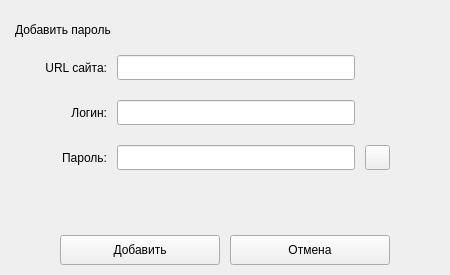
<?xml version="1.0" encoding="UTF-8"?>
<ui version="4.0">
 <class>add_password_popup_widget</class>
 <widget class="QWidget" name="add_password_popup_widget">
  <property name="geometry">
   <rect>
    <x>0</x>
    <y>0</y>
    <width>450</width>
    <height>275</height>
   </rect>
  </property>
  <layout class="QVBoxLayout" name="add_password_popup_layout">
   <property name="spacing">
    <number>10</number>
   </property>
   <property name="leftMargin">
    <number>15</number>
   </property>
   <property name="topMargin">
    <number>15</number>
   </property>
   <property name="rightMargin">
    <number>15</number>
   </property>
   <property name="bottomMargin">
    <number>10</number>
   </property>
   <item>
    <widget class="QLabel" name="title_label">
     <property name="text">
      <string>Добавить пароль</string>
     </property>
     <property name="alignment">
      <set>Qt::AlignLeading|Qt::AlignLeft|Qt::AlignVCenter</set>
     </property>
    </widget>
   </item>
   <item>
    <layout class="QGridLayout" name="password_content_layout">
     <property name="leftMargin">
      <number>30</number>
     </property>
     <property name="rightMargin">
      <number>45</number>
     </property>
     <property name="bottomMargin">
      <number>15</number>
     </property>
     <property name="horizontalSpacing">
      <number>10</number>
     </property>
     <property name="verticalSpacing">
      <number>20</number>
     </property>
     <item row="2" column="2">
      <widget class="QPushButton" name="show_button">
       <property name="sizePolicy">
        <sizepolicy hsizetype="Fixed" vsizetype="Fixed">
         <horstretch>0</horstretch>
         <verstretch>0</verstretch>
        </sizepolicy>
       </property>
       <property name="minimumSize">
        <size>
         <width>25</width>
         <height>25</height>
        </size>
       </property>
       <property name="maximumSize">
        <size>
         <width>25</width>
         <height>25</height>
        </size>
       </property>
       <property name="cursor">
        <cursorShape>PointingHandCursor</cursorShape>
       </property>
       <property name="focusPolicy">
        <enum>Qt::TabFocus</enum>
       </property>
       <property name="text">
        <string/>
       </property>
      </widget>
     </item>
     <item row="2" column="1">
      <widget class="QLineEdit" name="password_line_edit">
       <property name="minimumSize">
        <size>
         <width>0</width>
         <height>25</height>
        </size>
       </property>
       <property name="maximumSize">
        <size>
         <width>16777215</width>
         <height>25</height>
        </size>
       </property>
       <property name="echoMode">
        <enum>QLineEdit::Password</enum>
       </property>
      </widget>
     </item>
     <item row="1" column="0">
      <widget class="QLabel" name="login_label">
       <property name="text">
        <string>Логин:</string>
       </property>
       <property name="alignment">
        <set>Qt::AlignRight|Qt::AlignTrailing|Qt::AlignVCenter</set>
       </property>
      </widget>
     </item>
     <item row="0" column="0">
      <widget class="QLabel" name="site_url_label">
       <property name="text">
        <string>URL сайта:</string>
       </property>
       <property name="alignment">
        <set>Qt::AlignRight|Qt::AlignTrailing|Qt::AlignVCenter</set>
       </property>
      </widget>
     </item>
     <item row="2" column="0">
      <widget class="QLabel" name="password_label">
       <property name="text">
        <string>Пароль:</string>
       </property>
       <property name="alignment">
        <set>Qt::AlignRight|Qt::AlignTrailing|Qt::AlignVCenter</set>
       </property>
      </widget>
     </item>
     <item row="0" column="1">
      <widget class="QLineEdit" name="site_url_line_edit">
       <property name="minimumSize">
        <size>
         <width>0</width>
         <height>25</height>
        </size>
       </property>
      </widget>
     </item>
     <item row="1" column="1">
      <widget class="QLineEdit" name="login_line_edit">
       <property name="minimumSize">
        <size>
         <width>0</width>
         <height>25</height>
        </size>
       </property>
       <property name="maximumSize">
        <size>
         <width>16777215</width>
         <height>25</height>
        </size>
       </property>
      </widget>
     </item>
    </layout>
   </item>
   <item>
    <widget class="QLabel" name="error_label">
     <property name="text">
      <string>&lt;error&gt;</string>
     </property>
    </widget>
   </item>
   <item>
    <layout class="QHBoxLayout" name="buttons_layout">
     <property name="spacing">
      <number>10</number>
     </property>
     <property name="leftMargin">
      <number>45</number>
     </property>
     <property name="rightMargin">
      <number>45</number>
     </property>
     <item>
      <widget class="QPushButton" name="add_button">
       <property name="minimumSize">
        <size>
         <width>0</width>
         <height>30</height>
        </size>
       </property>
       <property name="cursor">
        <cursorShape>PointingHandCursor</cursorShape>
       </property>
       <property name="text">
        <string>Добавить</string>
       </property>
      </widget>
     </item>
     <item>
      <widget class="QPushButton" name="cancel_button">
       <property name="minimumSize">
        <size>
         <width>0</width>
         <height>30</height>
        </size>
       </property>
       <property name="cursor">
        <cursorShape>PointingHandCursor</cursorShape>
       </property>
       <property name="text">
        <string>Отмена</string>
       </property>
      </widget>
     </item>
    </layout>
   </item>
  </layout>
 </widget>
 <resources/>
 <connections/>
</ui>
